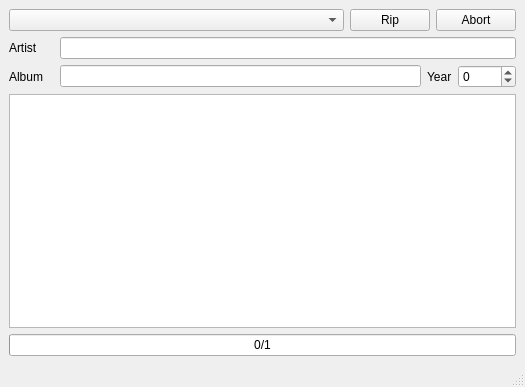
<?xml version="1.0" encoding="UTF-8"?>
<ui version="4.0">
 <class>App</class>
 <widget class="QMainWindow" name="App">
  <property name="geometry">
   <rect>
    <x>0</x>
    <y>0</y>
    <width>525</width>
    <height>387</height>
   </rect>
  </property>
  <property name="sizePolicy">
   <sizepolicy hsizetype="Fixed" vsizetype="Minimum">
    <horstretch>0</horstretch>
    <verstretch>0</verstretch>
   </sizepolicy>
  </property>
  <property name="windowTitle">
   <string>QtParanoia</string>
  </property>
  <widget class="QWidget" name="central_widget">
   <layout class="QGridLayout" name="gridLayout">
    <item row="1" column="0">
     <layout class="QVBoxLayout" name="vbox_1">
      <property name="sizeConstraint">
       <enum>QLayout::SetMaximumSize</enum>
      </property>
      <item>
       <layout class="QHBoxLayout" name="hbox_1">
        <item>
         <widget class="QComboBox" name="device_dropdown">
          <property name="sizePolicy">
           <sizepolicy hsizetype="Expanding" vsizetype="Fixed">
            <horstretch>0</horstretch>
            <verstretch>0</verstretch>
           </sizepolicy>
          </property>
         </widget>
        </item>
        <item>
         <widget class="QPushButton" name="rip_button">
          <property name="text">
           <string>Rip</string>
          </property>
         </widget>
        </item>
        <item>
         <widget class="QPushButton" name="abort_button">
          <property name="text">
           <string>Abort</string>
          </property>
         </widget>
        </item>
       </layout>
      </item>
      <item>
       <layout class="QHBoxLayout" name="hbox_2">
        <item>
         <widget class="QLabel" name="artist_label">
          <property name="minimumSize">
           <size>
            <width>45</width>
            <height>0</height>
           </size>
          </property>
          <property name="text">
           <string>Artist</string>
          </property>
         </widget>
        </item>
        <item>
         <widget class="QLineEdit" name="artist_input"/>
        </item>
       </layout>
      </item>
      <item>
       <layout class="QHBoxLayout" name="hbox_3">
        <item>
         <widget class="QLabel" name="album_label">
          <property name="minimumSize">
           <size>
            <width>45</width>
            <height>0</height>
           </size>
          </property>
          <property name="text">
           <string>Album</string>
          </property>
         </widget>
        </item>
        <item>
         <widget class="QLineEdit" name="album_input"/>
        </item>
        <item>
         <widget class="QLabel" name="year_label">
          <property name="text">
           <string>Year</string>
          </property>
         </widget>
        </item>
        <item>
         <widget class="QSpinBox" name="year_input">
          <property name="minimum">
           <number>-3000</number>
          </property>
          <property name="maximum">
           <number>3000</number>
          </property>
         </widget>
        </item>
       </layout>
      </item>
      <item>
       <widget class="QTableView" name="tag_table">
        <property name="showGrid">
         <bool>false</bool>
        </property>
        <property name="gridStyle">
         <enum>Qt::SolidLine</enum>
        </property>
        <attribute name="horizontalHeaderCascadingSectionResizes">
         <bool>true</bool>
        </attribute>
        <attribute name="horizontalHeaderStretchLastSection">
         <bool>true</bool>
        </attribute>
        <attribute name="verticalHeaderVisible">
         <bool>true</bool>
        </attribute>
        <attribute name="verticalHeaderDefaultSectionSize">
         <number>21</number>
        </attribute>
        <attribute name="verticalHeaderStretchLastSection">
         <bool>false</bool>
        </attribute>
       </widget>
      </item>
      <item>
       <widget class="QProgressBar" name="progress_bar">
        <property name="maximum">
         <number>1</number>
        </property>
        <property name="value">
         <number>0</number>
        </property>
        <property name="format">
         <string>%v/%m</string>
        </property>
       </widget>
      </item>
     </layout>
    </item>
   </layout>
  </widget>
  <widget class="QMenuBar" name="menubar">
   <property name="geometry">
    <rect>
     <x>0</x>
     <y>0</y>
     <width>525</width>
     <height>22</height>
    </rect>
   </property>
  </widget>
  <widget class="QStatusBar" name="statusbar"/>
 </widget>
 <resources/>
 <connections/>
</ui>
